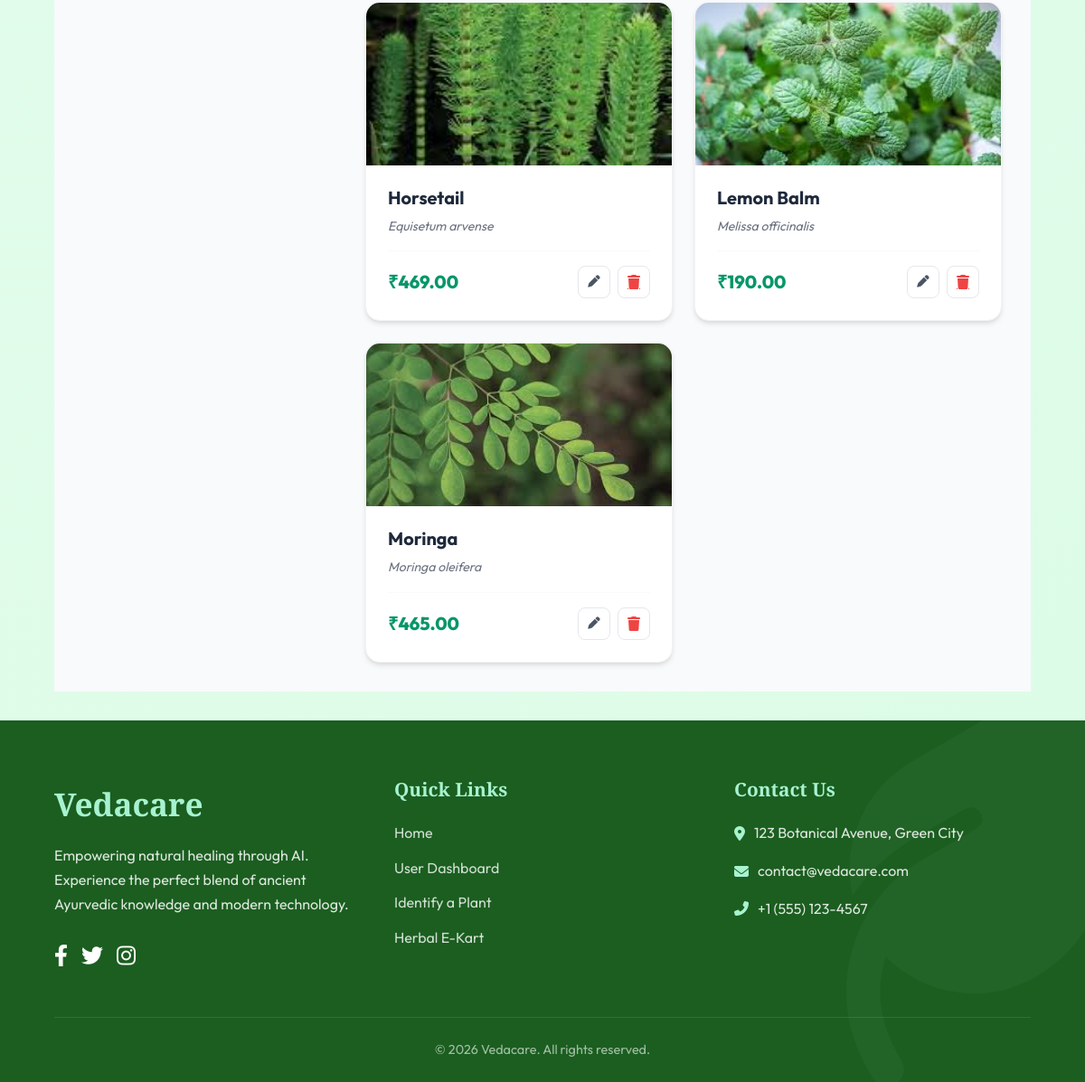
The page /admin-plants/ (signed in, lower part) on the database as committed earlier.
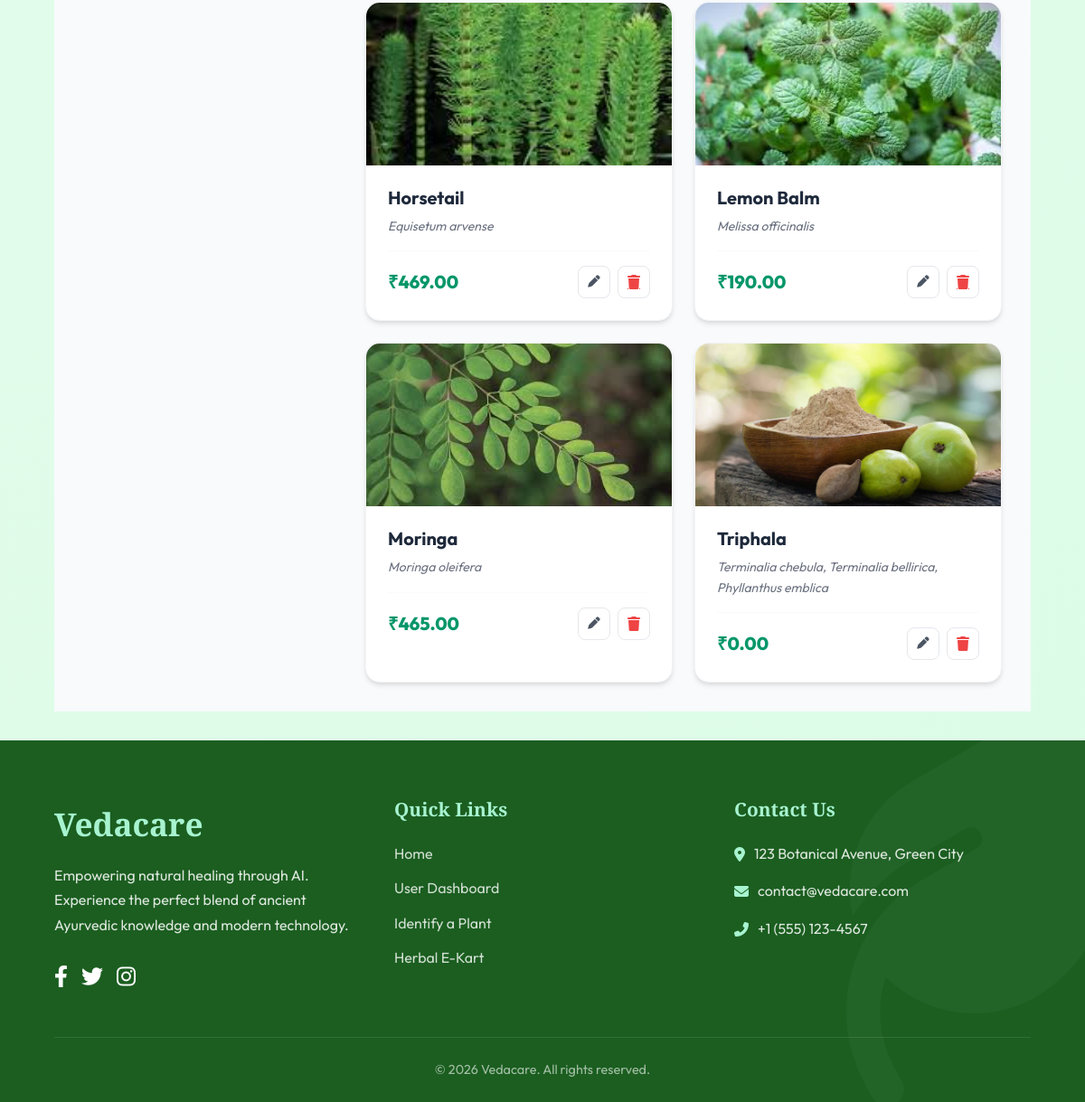
The same page on the database as committed later.
### core/models.py (models this page shows, shortened)
class AyurvedicPlant(models.Model):
    name = models.CharField(max_length=100)
    scientific_name = models.CharField(max_length=150)
    image = models.ImageField(upload_to='plants/', null=True, blank=True)
    medicinal_use = models.TextField()
    properties = models.TextField() # e.g. Rasa, Guna, Virya
    habitat = models.TextField()
    preparation_method = models.TextField()
    precautions = models.TextField()
    price = models.DecimalField(max_digits=10, decimal_places=2, default=0.00) # For Module 6

### core/views.py (the view, shortened to what this page needs)
# urls.py: path('admin-plants/', views.admin_plants, name='admin_plants'),
@staff_member_required
@csrf_exempt
def admin_plants(request):
    plants = AyurvedicPlant.objects.all()
    return render(request, 'core/admin_plants.html', {'plants': plants})

### core/context_processors.py (called while the page is built)
def notifications_count(request):
    if request.user.is_authenticated:
        unread_count = Notification.objects.filter(user=request.user, is_read=False).count()
        return {'unread_count': unread_count}
    return {'unread_count': 0}

### templates/core/admin_plants.html (shortened to what this page needs)
{% extends 'core/base.html' %}
{% block content %}
<div class="admin-container">
    <main class="admin-main">
        <div class="plant-grid">
            {% for plant in plants %}
            <div class="plant-card-admin">
                <div class="plant-img-wrapper">
                    {% if plant.image %}
                    <img src="{{ plant.image.url }}" alt="{{ plant.name }}">
                    {% else %}
                    <div
                        style="width: 100%; height: 100%; background: var(--gray-100); display: flex; align-items: center; justify-content: center; color: var(--gray-400);">
                        <i class="fas fa-leaf fa-3x"></i>
                    </div>
                    {% endif %}
                </div>
                <div class="plant-body-admin">
                    <h3>{{ plant.name }}</h3>
                    <div class="scientific-name">{{ plant.scientific_name }}</div>
                    <div class="plant-meta">
                        <div class="price-tag">₹{{ plant.price }}</div>
                        <div class="action-group">
                            <button class="btn-icon"
                                onclick="editPlant('{{ plant.id }}', '{{ plant.name|escapejs }}', '{{ plant.scientific_name|escapejs }}', '{{ plant.medicinal_use|escapejs }}', '{{ plant.properties|escapejs }}', '{{ plant.habitat|escapejs }}', '{{ plant.preparation_method|escapejs }}', '{{ plant.precautions|escapejs }}', '{{ plant.price|escapejs }}')"
                                title="Edit"><i class="fas fa-pen"></i></button>
                            <a href="{% url 'delete_plant' plant.id %}"
                                onclick="return confirm('Are you sure you want to delete this plant?')" class="btn-icon"
                                style="color: var(--error);"><i class="fas fa-trash"></i></a>
                        </div>
                    </div>
                </div>
            </div>
            {% endfor %}
        </div>
    </main>
</div>
{% endblock %}

Rows that differ between the two databases and show on the page:
added AyurvedicPlant: image (picture), name "Triphala", scientific_name "Terminalia chebula, Terminalia bellirica, Phyllanthus emblica", price "0.00"
